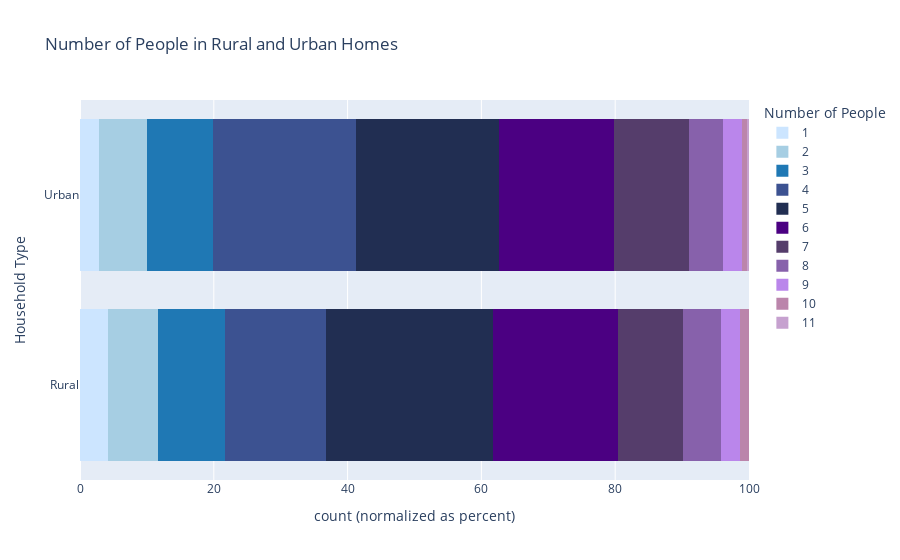

Here is the notebook cell this chart was saved with:
### Code cell
fig = px.histogram(
    electricity.sort_values(["household_type", "num_people"]),
    y="household_type",
    color="num_people",
    barmode="stack",
    barnorm="percent",
    title="Number of People in Rural and Urban Homes",
    labels={"num_people": "Number of People", "household_type": "Household Type"},
    color_discrete_sequence=blue_colors
)

fig.show()

### Figure 1 — Plotly figure (JSON) as saved in the notebook; plotly's stock layout.template omitted (floating-point values rounded to 4 significant figures; data arrays with more than 128 entries replaced by an {"elided": "..."} marker saying what was removed)
{"data": [{"alignmentgroup": "True", "bingroup": "y", "hovertemplate": "Number of People=1<br>count (normalized as percent)=%{x}<br>Household Type=%{y}<extra></extra>", "legendgroup": "1", "marker": {"color": "#cce5ff", "pattern": {"shape": ""}}, "name": "1", "offsetgroup": "1", "orientation": "h", "showlegend": true, "type": "histogram", "xaxis": "x", "y": ["Rural", "Rural", "Rural", "Rural", "Rural", "Rural", "Rural", "Rural", "Rural", "Rural", "Rural", "Rural", "Rural", "Rural", "Rural", "Rural", "Urban", "Urban", "Urban", "Urban", "Urban", "Urban", "Urban", "Urban", "Urban", "Urban", "Urban", "Urban", "Urban", "Urban", "Urban", "Urban", "Urban"], "yaxis": "y"}, {"alignmentgroup": "True", "bingroup": "y", "hovertemplate": "Number of People=2<br>count (normalized as percent)=%{x}<br>Household Type=%{y}<extra></extra>", "legendgroup": "2", "marker": {"color": "#a6cee3", "pattern": {"shape": ""}}, "name": "2", "offsetgroup": "2", "orientation": "h", "showlegend": true, "type": "histogram", "xaxis": "x", "y": ["Rural", "Rural", "Rural", "Rural", "Rural", "Rural", "Rural", "Rural", "Rural", "Rural", "Rural", "Rural", "Rural", "Rural", "Rural", "Rural", "Rural", "Rural", "Rural", "Rural", "Rural", "Rural", "Rural", "Rural", "Rural", "Rural", "Rural", "Rural", "Rural", "Urban", "Urban", "Urban", "Urban", "Urban", "Urban", "Urban", "Urban", "Urban", "Urban", "Urban", "Urban", "Urban", "Urban", "Urban", "Urban", "Urban", "Urban", "Urban", "Urban", "Urban", "Urban", "Urban", "Urban", "Urban", "Urban", "Urban", "Urban", "Urban", "Urban", "Urban", "Urban", "Urban", "Urban", "Urban", "Urban", "Urban", "Urban", "Urban", "Urban", "Urban", "Urban"], "yaxis": "y"}, {"alignmentgroup": "True", "bingroup": "y", "hovertemplate": "Number of People=3<br>count (normalized as percent)=%{x}<br>Household Type=%{y}<extra></extra>", "legendgroup": "3", "marker": {"color": "#1f78b4", "pattern": {"shape": ""}}, "name": "3", "offsetgroup": "3", "orientation": "h", "showlegend": true, "type": "histogram", "xaxis": "x", "y": ["Rural", "Rural", "Rural", "Rural", "Rural", "Rural", "Rural", "Rural", "Rural", "Rural", "Rural", "Rural", "Rural", "Rural", "Rural", "Rural", "Rural", "Rural", "Rural", "Rural", "Rural", "Rural", "Rural", "Rural", "Rural", "Rural", "Rural", "Rural", "Rural", "Rural", "Rural", "Rural", "Rural", "Rural", "Rural", "Rural", "Rural", "Rural", "Urban", "Urban", "Urban", "Urban", "Urban", "Urban", "Urban", "Urban", "Urban", "Urban", "Urban", "Urban", "Urban", "Urban", "Urban", "Urban", "Urban", "Urban", "Urban", "Urban", "Urban", "Urban", "Urban", "Urban", "Urban", "Urban", "Urban", "Urban", "Urban", "Urban", "Urban", "Urban", "Urban", "Urban", "Urban", "Urban", "Urban", "Urban", "Urban", "Urban", "Urban", "Urban", "Urban", "Urban", "Urban", "Urban", "Urban", "Urban", "Urban", "Urban", "Urban", "Urban", "Urban", "Urban", "Urban", "Urban", "Urban", "Urban"], "yaxis": "y"}, {"alignmentgroup": "True", "bingroup": "y", "hovertemplate": "Number of People=4<br>count (normalized as percent)=%{x}<br>Household Type=%{y}<extra></extra>", "legendgroup": "4", "marker": {"color": "#3C5291", "pattern": {"shape": ""}}, "name": "4", "offsetgroup": "4", "orientation": "h", "showlegend": true, "type": "histogram", "xaxis": "x", "y": {"elided": "184 str values"}, "yaxis": "y"}, {"alignmentgroup": "True", "bingroup": "y", "hovertemplate": "Number of People=5<br>count (normalized as percent)=%{x}<br>Household Type=%{y}<extra></extra>", "legendgroup": "5", "marker": {"color": "#212E52", "pattern": {"shape": ""}}, "name": "5", "offsetgroup": "5", "orientation": "h", "showlegend": true, "type": "histogram", "xaxis": "x", "y": {"elided": "221 str values"}, "yaxis": "y"}, {"alignmentgroup": "True", "bingroup": "y", "hovertemplate": "Number of People=6<br>count (normalized as percent)=%{x}<br>Household Type=%{y}<extra></extra>", "legendgroup": "6", "marker": {"color": "#4b0082", "pattern": {"shape": ""}}, "name": "6", "offsetgroup": "6", "orientation": "h", "showlegend": true, "type": "histogram", "xaxis": "x", "y": {"elided": "173 str values"}, "yaxis": "y"}, {"alignmentgroup": "True", "bingroup": "y", "hovertemplate": "Number of People=7<br>count (normalized as percent)=%{x}<br>Household Type=%{y}<extra></extra>", "legendgroup": "7", "marker": {"color": "#553D6B", "pattern": {"shape": ""}}, "name": "7", "offsetgroup": "7", "orientation": "h", "showlegend": true, "type": "histogram", "xaxis": "x", "y": ["Rural", "Rural", "Rural", "Rural", "Rural", "Rural", "Rural", "Rural", "Rural", "Rural", "Rural", "Rural", "Rural", "Rural", "Rural", "Rural", "Rural", "Rural", "Rural", "Rural", "Rural", "Rural", "Rural", "Rural", "Rural", "Rural", "Rural", "Rural", "Rural", "Rural", "Rural", "Rural", "Rural", "Rural", "Rural", "Rural", "Rural", "Urban", "Urban", "Urban", "Urban", "Urban", "Urban", "Urban", "Urban", "Urban", "Urban", "Urban", "Urban", "Urban", "Urban", "Urban", "Urban", "Urban", "Urban", "Urban", "Urban", "Urban", "Urban", "Urban", "Urban", "Urban", "Urban", "Urban", "Urban", "Urban", "Urban", "Urban", "Urban", "Urban", "Urban", "Urban", "Urban", "Urban", "Urban", "Urban", "Urban", "Urban", "Urban", "Urban", "Urban", "Urban", "Urban", "Urban", "Urban", "Urban", "Urban", "Urban", "Urban", "Urban", "Urban", "Urban", "Urban", "Urban", "Urban", "Urban", "Urban", "Urban", "Urban", "Urban", "Urban", "Urban", "Urban"], "yaxis": "y"}, {"alignmentgroup": "True", "bingroup": "y", "hovertemplate": "Number of People=8<br>count (normalized as percent)=%{x}<br>Household Type=%{y}<extra></extra>", "legendgroup": "8", "marker": {"color": "#8761AB", "pattern": {"shape": ""}}, "name": "8", "offsetgroup": "8", "orientation": "h", "showlegend": true, "type": "histogram", "xaxis": "x", "y": ["Rural", "Rural", "Rural", "Rural", "Rural", "Rural", "Rural", "Rural", "Rural", "Rural", "Rural", "Rural", "Rural", "Rural", "Rural", "Rural", "Rural", "Rural", "Rural", "Rural", "Rural", "Rural", "Urban", "Urban", "Urban", "Urban", "Urban", "Urban", "Urban", "Urban", "Urban", "Urban", "Urban", "Urban", "Urban", "Urban", "Urban", "Urban", "Urban", "Urban", "Urban", "Urban", "Urban", "Urban", "Urban", "Urban", "Urban", "Urban", "Urban", "Urban", "Urban", "Urban"], "yaxis": "y"}, {"alignmentgroup": "True", "bingroup": "y", "hovertemplate": "Number of People=9<br>count (normalized as percent)=%{x}<br>Household Type=%{y}<extra></extra>", "legendgroup": "9", "marker": {"color": "#BA86EB", "pattern": {"shape": ""}}, "name": "9", "offsetgroup": "9", "orientation": "h", "showlegend": true, "type": "histogram", "xaxis": "x", "y": ["Rural", "Rural", "Rural", "Rural", "Rural", "Rural", "Rural", "Rural", "Rural", "Rural", "Rural", "Urban", "Urban", "Urban", "Urban", "Urban", "Urban", "Urban", "Urban", "Urban", "Urban", "Urban", "Urban", "Urban", "Urban", "Urban", "Urban", "Urban"], "yaxis": "y"}, {"alignmentgroup": "True", "bingroup": "y", "hovertemplate": "Number of People=10<br>count (normalized as percent)=%{x}<br>Household Type=%{y}<extra></extra>", "legendgroup": "10", "marker": {"color": "#BB85AB", "pattern": {"shape": ""}}, "name": "10", "offsetgroup": "10", "orientation": "h", "showlegend": true, "type": "histogram", "xaxis": "x", "y": ["Rural", "Rural", "Rural", "Rural", "Rural", "Urban", "Urban", "Urban", "Urban"], "yaxis": "y"}, {"alignmentgroup": "True", "bingroup": "y", "hovertemplate": "Number of People=11<br>count (normalized as percent)=%{x}<br>Household Type=%{y}<extra></extra>", "legendgroup": "11", "marker": {"color": "#C6A1CF", "pattern": {"shape": ""}}, "name": "11", "offsetgroup": "11", "orientation": "h", "showlegend": true, "type": "histogram", "xaxis": "x", "y": ["Urban", "Urban"], "yaxis": "y"}], "layout": {"barmode": "stack", "barnorm": "percent", "legend": {"title": {"text": "Number of People"}, "tracegroupgap": 0}, "title": {"text": "Number of People in Rural and Urban Homes"}, "xaxis": {"anchor": "y", "domain": [0, 1], "title": {"text": "count (normalized as percent)"}}, "yaxis": {"anchor": "x", "domain": [0, 1], "title": {"text": "Household Type"}}}}
